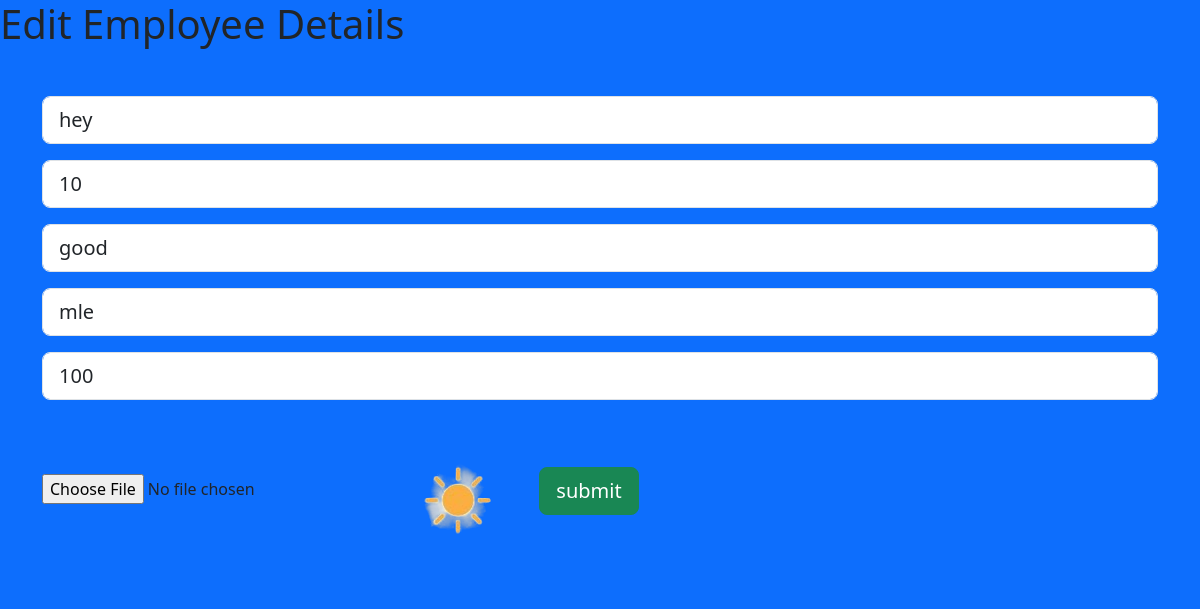
Page /edit/6/ on the committed database.
### ginger/models.py (models this page shows)
class employeeData(models.Model):
    img = models.ImageField( upload_to="img", null = True)
    name = models.CharField(max_length = 20)
    age = models.IntegerField(null = True)
    position = models.TextField(null = True)
    gender = models.CharField(max_length = 10)
    salary = models.IntegerField(null = True)
    password = models.CharField(max_length = 10, null = True)

### ginger/views.py (the view)
# urls.py: path('edit/<id>/', views.editButton),
def editButton(request, id):
    data = employeeData.objects.get(id = id)
    values = {"value" : data}
    print(request.POST)
    print(request.FILES)
    if request.method == 'POST':
        editedData = employeeDataForm(request.POST, request.FILES, instance= data)
        if editedData.is_valid():
            data.save()
            return redirect("/display/")
    return render(request, "edit/edit.html", values)

### ginger/templates/edit/edit.html (shortened to what this page needs)
<!DOCTYPE html>
<html lang="en">
  <head>
    <link href="https://cdn.jsdelivr.net/npm/bootstrap@5.3.3/dist/css/bootstrap.min.css" rel="stylesheet" />
  </head>
  <body class="bg-primary">
    <h1>Edit Employee Details</h1>
    <form class="container mt-5" method="post" enctype="multipart/form-data">
      <input class="form-control form-control-lg mt-3" type="text" placeholder="name" name="name" value="{{ value.name }}" />
      <input class="form-control form-control-lg mt-3" type="text" placeholder="age" name="age" value="{{ value.age }}" />
      <input class="form-control form-control-lg mt-3" type="text" placeholder="position" name="position" value="{{ value.position }}" />
      <input class="form-control form-control-lg mt-3" type="text" placeholder="gender" name="gender" value="{{ value.gender }}" />
      <input class="form-control form-control-lg mt-3" type="text" placeholder="salary" name="salary" value="{{ value.salary }}" />
      <input type="file" name="img">
      {% if value.img %}
        <img src="{{ value.img }}" alt="" />
      {% endif %}
      <button class="btn btn-success btn-lg" type="submit">submit</button>
    </form>
  </body>
</html>

### rows in the picture
employeeData: name "hey", age "10", position "good", gender "mle", salary "100", img (picture)
